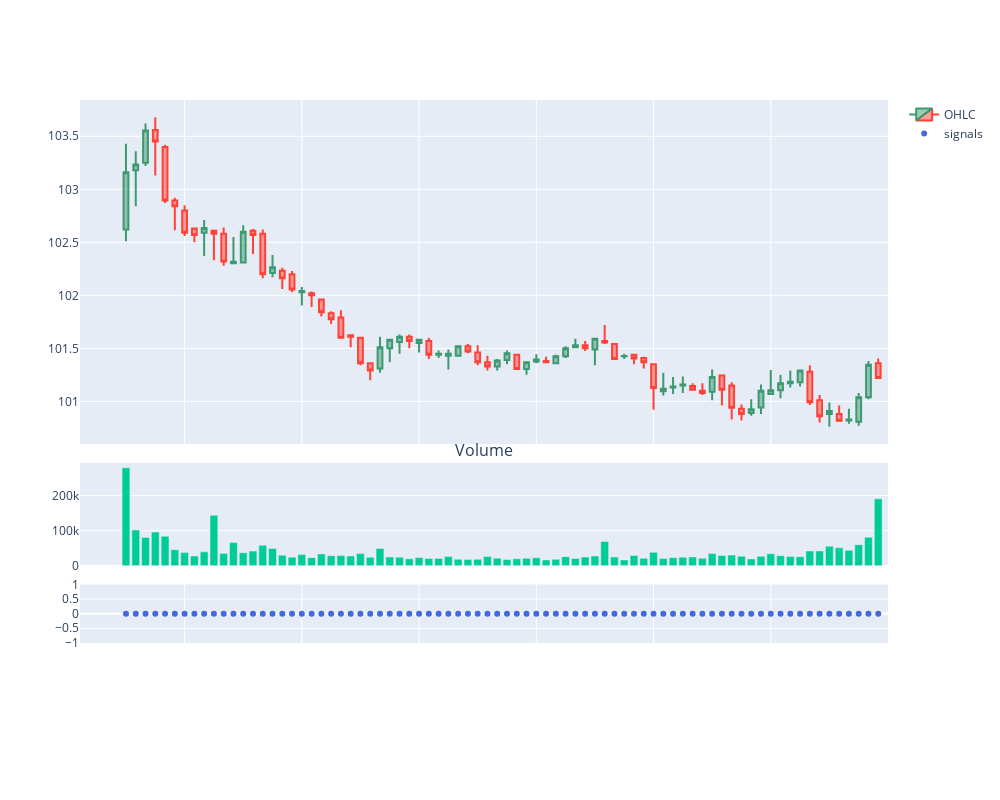
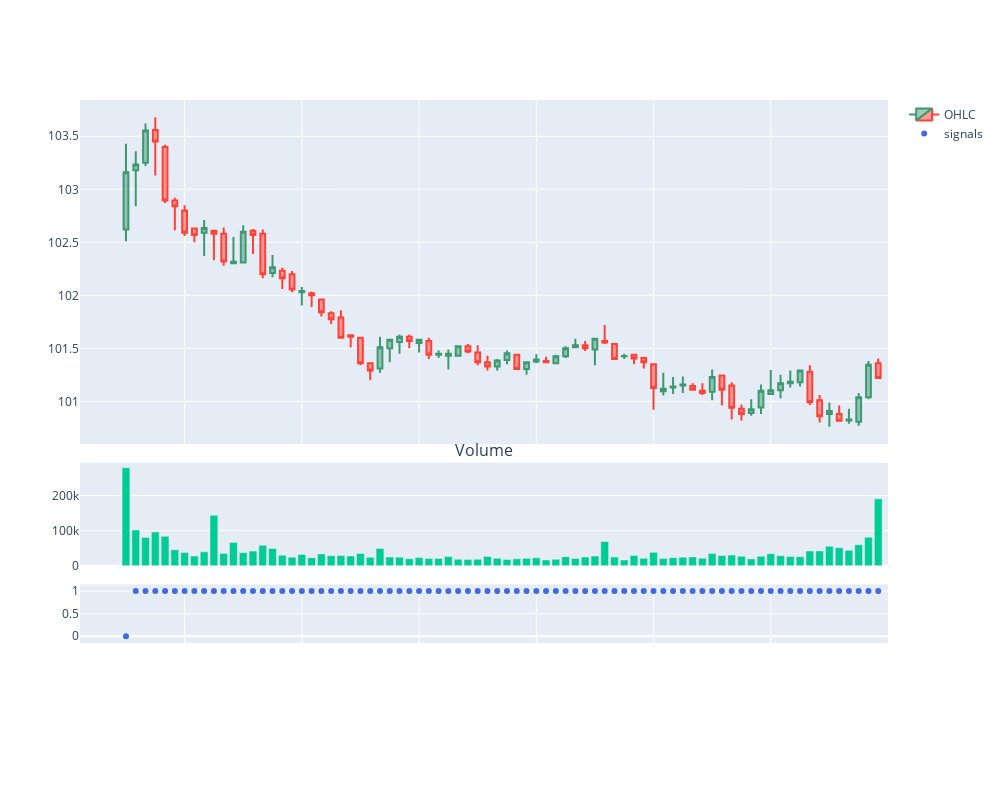

Source (notebook cell) for these figures, in order:
### Code cell
range = Range(max_val = 95,
                         min_val = 85,
                        metric = "last",
                        in_range = True, 
                        on = "Close", # Open, High, Low, Close, Volume
                        invert = False,
                        )



signal_list = [range]
#signal_list = [vwap_crossover]
#signal_list = [v_crossover]

#signal_list = [ ema_crossover]
ma_confl = Confluence(signals_list = signal_list, max_signals = 3, invert = False)

buy_signal = ma_confl
buy_signal.plot_signals(data, signal_type = 'con')

sell_signal = Confluence(signals_list = signal_list, max_signals = 3, invert = True)

sell_signal.plot_signals(data, signal_type = 'con')
